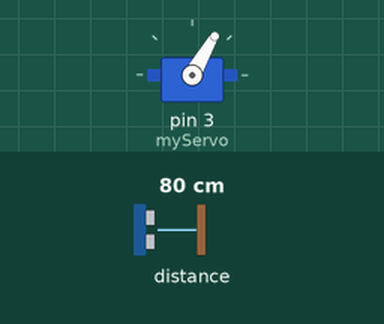
Recording of a sketch running on a simulated Arduino Mega 2560, built with avr-gcc and run on an emulated ATmega2560. On the bench: servo. The test bench sets the inputs (shaded band); at power-on: distance to the obstacle 80 cm. No radio packets arrive unless stated; what the sketch prints to the serial monitor is not drawn.

Above: at 3.32 s.
At 13.43 s:
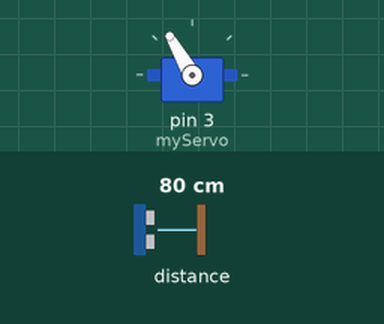
At 18.49 s:
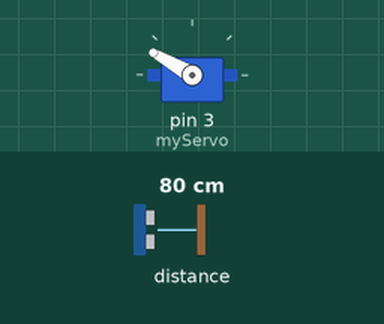
At 31.97 s:
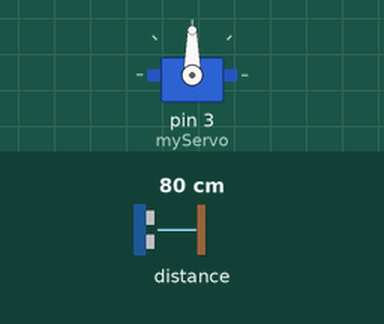
Timing chart, 0 to 40.0 s (numbered marks = the images above):
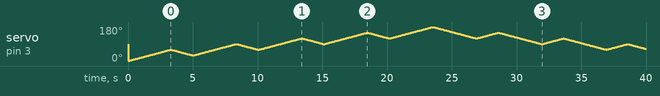

The sketch:

nRF_VL53L0X_Multi_Function_Transmiter_MEGA_Test_All.ino
```cpp
/*Peter Rhoades:
Saturday 06/03/22:      [[[[[TRANSMITER]]]]]
  Serial.println ("nRF VL53L0X Multi Function Transmiter MEGA Test All®");
  Serial.println ("Folder nRF Radar/nRF_VL53L0X_Multi_Function_Transmiter_MEGA_Test_All:");
  Serial.println ("VL53L0X Address 0x29:");

 nRF Tranciver
  1 = GRN  Black
  2 = 3.3v Red
  3 = CE   Pin 7  Blue
  4 = CSN  Pin 8  Breen
  5 = SCK  Pin 52 Yellow
  6 = MOSI Pin 51 White
  7 = MISO Pin 50 Orange
   _______________________
  | 1 | 2 |              |
  | 3 | 4 |              |
  | 5 | 6 |              |
  |_7_|___|______________|
*/

#include  <SPI.h>
#include "RF24.h"
#include <Servo.h>.
int distance;//Measurement to Radar Display:
#include <Wire.h>
#include <VL53L0X.h> //Laser ToF
VL53L0X sensor;
Servo myServo; //Creates a servo object for controlling the servo motor
const byte address[6] = "00001"; //Writing Message Only Pipe:
RF24 radio(7,8);
int D = 20;

struct dataStruct
{
  int  angle180;
  int  distanceMM;
} myData; //Holds Payload Data to be Sent:

void setup() {
  Serial.begin(9600);
  Wire.begin();
  sensor.init();//Starts Sensor:
  sensor.startContinuous(); //Start continuous back-to-back mode:
  radio.begin();
  radio.openWritingPipe(address); //Writing Message Only:
  radio.enableDynamicPayloads(); //removed to test 20/12/25
  myServo.attach(3);//Defines on which pin is the servo motor attached:
    }

  void loop()
  { // Set of Functions Covers All Areas:
  OneSix();         //1  -  60
  SixThree();       //60  - 30
  ThreeNine();      //30  - 90
  NineSix ();       //90  - 60
  SixOneTwo();      //60  - 120
  OneTwoNine();     //120 - 90
  NineOneFive();    //90  - 150
  OneFiveOneTwo();  //150 - 120
  OneTwoOneFive();  //120 - 150
  OneFiveOneTwoB(); //150 - 120
  OneTwoOneEight(); //120 - 180
  OneEightOneTwo(); //180 - 120
  OneTwoOneFiveB(); //120 - 150
  OneFiveNine();    //150 - 90
  NineOneTwo();     //90  - 120
  OneTwoSix();      //120 - 60
  SixNine();        //60  - 90
  NineThree();      //90  - 30
  ThreeSix();       //30  - 60
  SixOne();         //60  - 1
  //ThreeOneFive();   //30  - 150
  //OneFiveThree();   //150 - 30
  //SixOneTwoB();     //60  - 120
  //OneTwoSixB();     //120 - 60
  FullSweep();      //1   - 180
  FullBackSweep();  //180 - 1

  }
  void OneSix()
 {
  for(int i=1;i<=60;i++){
  delay (D);
  myServo.write(i);
  distance = (sensor.readRangeContinuousMillimeters()); // Sensor metric reading:
  Serial.print(i);
  Serial.print(",");
  myData.angle180 = i; //Add angle180 to myData:
  distance = distance / 10;// Turnes mm into cm:
  Serial.print(distance);
  Serial.print(".");
  myData.distanceMM = distance; //Add distanceMM to myData:
  radio.write( &myData, sizeof(myData) ); //Sent myData(angle180 & distanceMM):
  }
 }
  void SixThree()
  {
  for(int i=60;i>=30;i--){
  delay (D);
  myServo.write(i);
  distance = (sensor.readRangeContinuousMillimeters()); // Sensor metric reading:
  Serial.print(i);
  Serial.print(",");
  myData.angle180 = i;
  distance = distance / 10;// Turnes mm into cm:
  Serial.print(distance);
  Serial.print(".");
  myData.distanceMM = distance;
  radio.write( &myData, sizeof(myData) );
  }
  }
 void ThreeNine()
 {
 for(int i=30;i<=90;i++){
  delay (D);
  myServo.write(i);
  distance = (sensor.readRangeContinuousMillimeters()); // Sensor metric reading:
  Serial.print(i);
  Serial.print(",");
  myData.angle180 = i;
  distance = distance / 10;// Turnes mm into cm:
  Serial.print(distance);
  Serial.print(".");
  myData.distanceMM = distance;
  radio.write( &myData, sizeof(myData) );
 }
 }
 void NineSix ()
 {
   for(int i=90;i>=60;i--){
  delay (D);
  myServo.write(i);
  distance = (sensor.readRangeContinuousMillimeters()); // Sensor metric reading:
  Serial.print(i);
  Serial.print(",");
  myData.angle180 = i;
  distance = distance / 10;// Turnes mm into cm:
  Serial.print(distance);
  Serial.print(".");
  myData.distanceMM = distance;
  radio.write( &myData, sizeof(myData) );
  }
 }
 void SixOneTwo()
 {
  for(int i=60; i<=120;i++){
  delay (D);
  myServo.write(i);
  distance = (sensor.readRangeContinuousMillimeters()); // Sensor metric reading:
  Serial.print(i);
  Serial.print(",");
  myData.angle180 = i;
  distance = distance / 10;// Turnes mm into cm:
  Serial.print(distance);
  Serial.print(".");
  myData.distanceMM = distance;
  radio.write( &myData, sizeof(myData) );
  }
 }
 void OneTwoNine()
 {
  for(int i=120; i>=90;i--){
  delay (D);
  myServo.write(i);
  distance = (sensor.readRangeContinuousMillimeters()); // Sensor metric reading:
  Serial.print(i);
  Serial.print(",");
  myData.angle180 = i;
  distance = distance / 10;// Turnes mm into cm:
  Serial.print(distance);
  Serial.print(".");
  myData.distanceMM = distance;
  radio.write( &myData, sizeof(myData) );
  }
 }
 void NineOneFive()
 {
  for(int i=90; i<=150;i++){
  delay (D);
  myServo.write(i);
  distance = (sensor.readRangeContinuousMillimeters()); // Sensor metric reading:
  Serial.print(i);
  Serial.print(",");
  myData.angle180 = i;
  distance = distance / 10;// Turnes mm into cm:
  Serial.print(distance);
  Serial.print(".");
  myData.distanceMM = distance;
  radio.write( &myData, sizeof(myData) );
  }
 }
 void OneFiveOneTwo()
 {
  for(int i=150; i>=120;i--){
  delay (D);
  myServo.write(i);
  distance = (sensor.readRangeContinuousMillimeters()); // Sensor metric reading:
  Serial.print(i);
  Serial.print(",");
  myData.angle180 = i;
  distance = distance / 10;// Turnes mm into cm:
  Serial.print(distance);
  Serial.print(".");
  myData.distanceMM = distance;
  radio.write( &myData, sizeof(myData) );
  }
 }
 void OneTwoOneFive()//NineOneFiveB()
 {
  for(int i=120; i>=150;i++){
  delay (D);
  myServo.write(i);
  distance = (sensor.readRangeContinuousMillimeters()); // Sensor metric reading:
  Serial.print(i);
  Serial.print(",");
  myData.angle180 = i;
  distance = distance / 10;// Turnes mm into cm:
  Serial.print(distance);
  Serial.print(".");
  myData.distanceMM = distance;
  radio.write( &myData, sizeof(myData) );
  }
 }
 void OneFiveOneTwoB()
 {
  for(int i=150; i<=120;i--){
  delay (D);
  myServo.write(i);
  distance = (sensor.readRangeContinuousMillimeters()); // Sensor metric reading:
  Serial.print(i);
  Serial.print(",");
  myData.angle180 = i;
  distance = distance / 10;// Turnes mm into cm:
  Serial.print(distance);
  Serial.print(".");
  myData.distanceMM = distance;
  radio.write( &myData, sizeof(myData) );
  }
 }
 void OneTwoOneEight()
 {
  for(int i=120; i<=180;i++){
  delay (D);
  myServo.write(i);
  distance = (sensor.readRangeContinuousMillimeters()); // Sensor metric reading:
  Serial.print(i);
  Serial.print(",");
  myData.angle180 = i;
  distance = distance / 10;// Turnes mm into cm:
  Serial.print(distance);
  Serial.print(".");
  myData.distanceMM = distance;
  radio.write( &myData, sizeof(myData) );
   }
 }
 void OneEightOneTwo()
 {
  for(int i=180; i>=120;i--){
  delay (D);
  myServo.write(i);
  distance = (sensor.readRangeContinuousMillimeters()); // Sensor metric reading:
  Serial.print(i);
  Serial.print(",");
  myData.angle180 = i;
  distance = distance / 10;// Turnes mm into cm:
  Serial.print(distance);
  Serial.print(".");
  myData.distanceMM = distance;
  radio.write( &myData, sizeof(myData) );
  }
 }
 void OneTwoOneFiveB()
 {
    for(int i=120; i<=150;i++){
  delay (D);
  myServo.write(i);
  distance = (sensor.readRangeContinuousMillimeters()); // Sensor metric reading:
  Serial.print(i);
  Serial.print(",");
  myData.angle180 = i;
  distance = distance / 10;// Turnes mm into cm:
  Serial.print(distance);
  Serial.print(".");
  myData.distanceMM = distance;
  radio.write( &myData, sizeof(myData) );
  }
 }
  void OneFiveNine()
  {
  for(int i=150; i>=90; i--){
  delay (D);
  myServo.write(i);
  distance = (sensor.readRangeContinuousMillimeters()); // Sensor metric reading:
  Serial.print(i);
  Serial.print(",");
  myData.angle180 = i;
  distance = distance / 10;// Turnes mm into cm:
  Serial.print(distance);
  Serial.print(".");
  myData.distanceMM = distance;
  radio.write( &myData, sizeof(myData) );
  }
 }
 void NineOneTwo()
 {
  for(int i=90;i<120;i++){
  delay (D);
  myServo.write(i);
  distance = (sensor.readRangeContinuousMillimeters()); // Sensor metric reading:
  Serial.print(i);
  Serial.print(",");
  myData.angle180 = i;
  distance = distance / 10;// Turnes mm into cm:
  Serial.print(distance);
  Serial.print(".");
  myData.distanceMM = distance;
  radio.write( &myData, sizeof(myData) );
  }
 }
void OneTwoSix()
{
   for(int i=120;i>60;i--){
  delay (D);
  myServo.write(i);
  distance = (sensor.readRangeContinuousMillimeters()); // Sensor metric reading:
  Serial.print(i);
  Serial.print(",");
  myData.angle180 = i;
  distance = distance / 10;// Turnes mm into cm:
  Serial.print(distance);
  Serial.print(".");
  myData.distanceMM = distance;
  radio.write( &myData, sizeof(myData) );
  }
 }
 void SixNine()
 {
  for(int i=60;i<90;i++){
  delay (D);
  myServo.write(i);
  distance = (sensor.readRangeContinuousMillimeters()); // Sensor metric reading:
  Serial.print(i);
  Serial.print(",");
  myData.angle180 = i;
  distance = distance / 10;// Turnes mm into cm:
  Serial.print(distance);
  Serial.print(".");
  myData.distanceMM = distance;
  radio.write( &myData, sizeof(myData) );
  }
 }
 void NineThree()
 {
  for(int i=90;i>30;i--){
  delay (D);
  myServo.write(i);
  distance = (sensor.readRangeContinuousMillimeters()); // Sensor metric reading:
  Serial.print(i);
  Serial.print(",");
  myData.angle180 = i;
  distance = distance / 10;// Turnes mm into cm:
  Serial.print(distance);
  Serial.print(".");
  myData.distanceMM = distance;
  radio.write( &myData, sizeof(myData) );
  }
 }
 void ThreeSix()
 {
  for(int i=30;i<60;i++){
  delay (D);
  myServo.write(i);
  distance = (sensor.readRangeContinuousMillimeters()); // Sensor metric reading:
  Serial.print(i);
  Serial.print(",");
  myData.angle180 = i;
  distance = distance / 10;// Turnes mm into cm:
  Serial.print(distance);
  Serial.print(".");
  myData.distanceMM = distance;
  radio.write( &myData, sizeof(myData) );
  }
  }
 void SixOne()
 {
  for(int i=60;i>1;i--){
  delay (D);
  myServo.write(i);
  distance = (sensor.readRangeContinuousMillimeters()); // Sensor metric reading:
  Serial.print(i);
  Serial.print(",");
  myData.angle180 = i;
  distance = distance / 10;// Turnes mm into cm:
  Serial.print(distance);
  Serial.print(".");
  myData.distanceMM = distance;
  radio.write( &myData, sizeof(myData) );
  }
 }
  void ThreeOneFive()
 {
 for(int i=30;i<=150;i++){
  delay (D);
  myServo.write(i);
  distance = (sensor.readRangeContinuousMillimeters()); // Sensor metric reading:
  Serial.print(i);
  Serial.print(",");
  myData.angle180 = i;
  distance = distance / 10;// Turnes mm into cm:
  Serial.print(distance);
  Serial.print(".");
  myData.distanceMM = distance;
  radio.write( &myData, sizeof(myData) );
 }
}
 void OneFiveThree()
  {
  for(int i=150; i>=30; i--){
  delay (D);
  myServo.write(i);
  distance = (sensor.readRangeContinuousMillimeters()); // Sensor metric reading:
  Serial.print(i);
  Serial.print(",");
  myData.angle180 = i;
  distance = distance / 10;// Turnes mm into cm:
  Serial.print(distance);
  Serial.print(".");
  myData.distanceMM = distance;
  radio.write( &myData, sizeof(myData) );
  }
 }
 void SixOneTwoB()
 {
 for(int i=60;i<=120;i++){
  delay (D);
  myServo.write(i);
  distance = (sensor.readRangeContinuousMillimeters()); // Sensor metric reading:
  Serial.print(i);
  Serial.print(",");
  myData.angle180 = i;
  distance = distance / 10;// Turnes mm into cm:
  Serial.print(distance);
  Serial.print(".");
  myData.distanceMM = distance;
  radio.write( &myData, sizeof(myData) );
 }
}
void OneTwoSixB()
{
for(int i=120; i>=60; i--){
  delay (D);
  myServo.write(i);
  distance = (sensor.readRangeContinuousMillimeters()); // Sensor metric reading:
  Serial.print(i);
  Serial.print(",");
  myData.angle180 = i;
  distance = distance / 10;// Turnes mm into cm:
  Serial.print(distance);
  Serial.print(".");
  myData.distanceMM = distance;
  radio.write( &myData, sizeof(myData) );
  }
 }
 void FullSweep()
 {
  for(int i=1;i<=180;i++){
  delay (D);
  myServo.write(i);
  distance = (sensor.readRangeContinuousMillimeters()); // Sensor metric reading:
  Serial.print(i);
  Serial.print(",");
  myData.angle180 = i; //Add angle180 to myData:
  distance = distance / 10;// Turnes mm into cm:
  Serial.print(distance);
  Serial.print(".");
  myData.distanceMM = distance; //Add distanceMM to myData:
  radio.write( &myData, sizeof(myData) ); //Sent myData:
  }
 }
 void FullBackSweep()
 {
  for(int i=180; i>=1;i--){
  delay (D);
  myServo.write(i);
  distance = (sensor.readRangeContinuousMillimeters()); // Sensor metric reading:
  Serial.print(i);
  Serial.print(",");
  myData.angle180 = i;
  distance = distance / 10;// Turnes mm into cm:
  Serial.print(distance);
  Serial.print(".");
  myData.distanceMM = distance;
  radio.write( &myData, sizeof(myData) );
  }
 }
```
